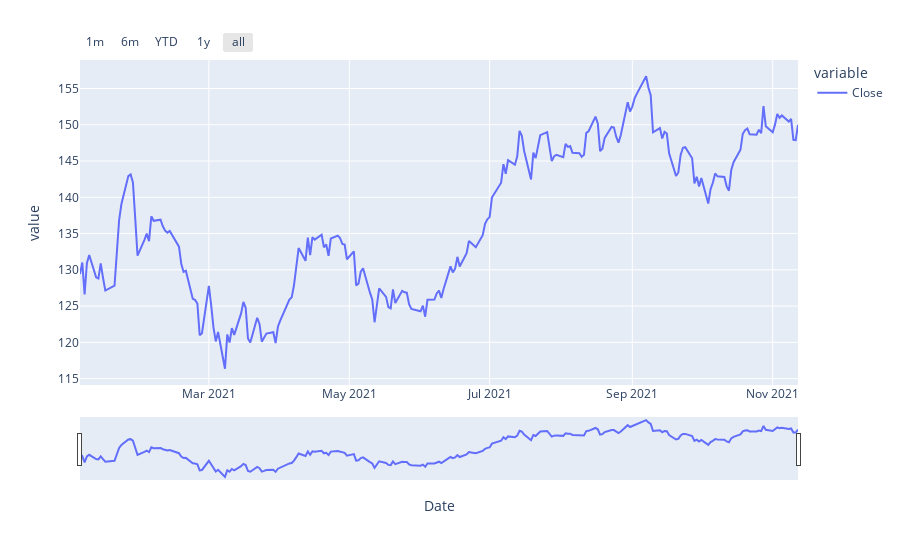

Write notebook code for a chart like this one.
### Code cell
import plotly.express as px
hist = yf.download("AAPL", period="YTD")
fig = px.line(hist.Close)
fig.update_xaxes(
    rangeslider_visible=True,
    rangeselector=dict(
        buttons=list([
            dict(count=1, label="1m", step="month", stepmode="backward"),
            dict(count=6, label="6m", step="month", stepmode="backward"),
            dict(count=1, label="YTD", step="year", stepmode="todate"),
            dict(count=1, label="1y", step="year", stepmode="backward"),
            dict(step="all")
        ])
    ),rangeselector_bgcolor="white"
)

fig.show()

### Figure 1 — Plotly figure (JSON) as saved in the notebook; plotly's stock layout.template omitted (floating-point values rounded to 4 significant figures; data arrays with more than 128 entries replaced by an {"elided": "..."} marker saying what was removed)
{"data": [{"hovertemplate": "variable=Close<br>Date=%{x}<br>value=%{y}<extra></extra>", "legendgroup": "Close", "line": {"color": "#636efa", "dash": "solid"}, "marker": {"symbol": "circle"}, "mode": "lines", "name": "Close", "orientation": "v", "showlegend": true, "type": "scatter", "x": {"elided": "219 str values"}, "xaxis": "x", "y": {"elided": "219 float values"}, "yaxis": "y"}], "layout": {"legend": {"title": {"text": "variable"}, "tracegroupgap": 0}, "margin": {"t": 60}, "xaxis": {"anchor": "y", "domain": [0, 1], "rangeselector": {"bgcolor": "white", "buttons": [{"count": 1, "label": "1m", "step": "month", "stepmode": "backward"}, {"count": 6, "label": "6m", "step": "month", "stepmode": "backward"}, {"count": 1, "label": "YTD", "step": "year", "stepmode": "todate"}, {"count": 1, "label": "1y", "step": "year", "stepmode": "backward"}, {"step": "all"}]}, "rangeslider": {"visible": true}, "title": {"text": "Date"}}, "yaxis": {"anchor": "x", "domain": [0, 1], "title": {"text": "value"}}}}
